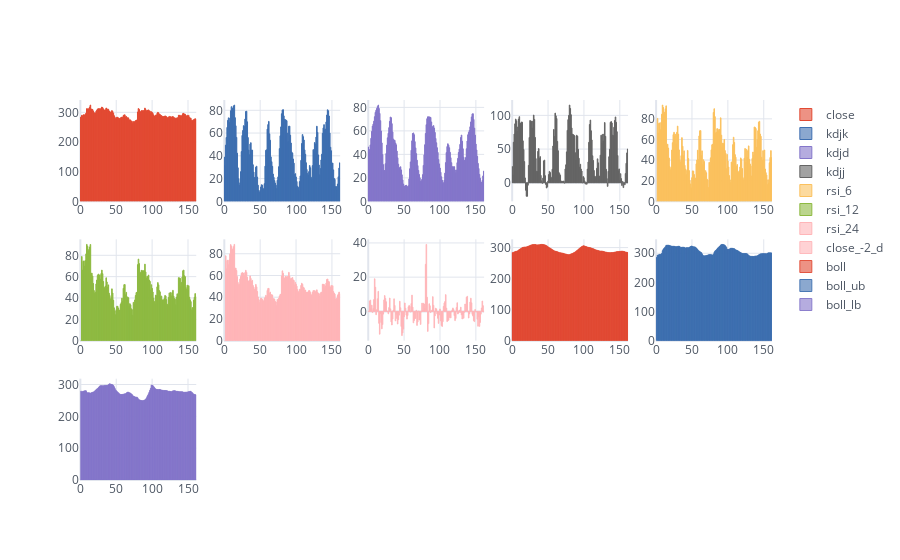

This figure's notebook cell:
### Code cell
import cufflinks
sdf.iplot(kind="bar", subplots=True, shape=(3,5), theme = "white", colorscale="ggplot",labels = True)

### Figure 1 — Plotly figure (JSON) as saved in the notebook; plotly's stock layout.template omitted (floating-point values rounded to 4 significant figures; data arrays with more than 128 entries replaced by an {"elided": "..."} marker saying what was removed)
{"data": [{"marker": {"color": "rgba(226, 74, 51, 0.6)", "line": {"color": "rgba(226, 74, 51, 1.0)", "width": 1}}, "name": "close", "orientation": "v", "text": "", "type": "bar", "x": {"elided": "162 int values"}, "xaxis": "x", "y": {"elided": "162 float values"}, "yaxis": "y"}, {"marker": {"color": "rgba(62, 111, 176, 0.6)", "line": {"color": "rgba(62, 111, 176, 1.0)", "width": 1}}, "name": "kdjk", "orientation": "v", "text": "", "type": "bar", "x": {"elided": "162 int values"}, "xaxis": "x2", "y": {"elided": "162 float values"}, "yaxis": "y2"}, {"marker": {"color": "rgba(132, 118, 202, 0.6)", "line": {"color": "rgba(132, 118, 202, 1.0)", "width": 1}}, "name": "kdjd", "orientation": "v", "text": "", "type": "bar", "x": {"elided": "162 int values"}, "xaxis": "x3", "y": {"elided": "162 float values"}, "yaxis": "y3"}, {"marker": {"color": "rgba(101, 101, 101, 0.6)", "line": {"color": "rgba(101, 101, 101, 1.0)", "width": 1}}, "name": "kdjj", "orientation": "v", "text": "", "type": "bar", "x": {"elided": "162 int values"}, "xaxis": "x4", "y": {"elided": "162 float values"}, "yaxis": "y4"}, {"marker": {"color": "rgba(251, 193, 94, 0.6)", "line": {"color": "rgba(251, 193, 94, 1.0)", "width": 1}}, "name": "rsi_6", "orientation": "v", "text": "", "type": "bar", "x": {"elided": "162 int values"}, "xaxis": "x5", "y": {"elided": "162 mixed values"}, "yaxis": "y5"}, {"marker": {"color": "rgba(142, 186, 66, 0.6)", "line": {"color": "rgba(142, 186, 66, 1.0)", "width": 1}}, "name": "rsi_12", "orientation": "v", "text": "", "type": "bar", "x": {"elided": "162 int values"}, "xaxis": "x6", "y": {"elided": "162 mixed values"}, "yaxis": "y6"}, {"marker": {"color": "rgba(255, 181, 184, 0.6)", "line": {"color": "rgba(255, 181, 184, 1.0)", "width": 1}}, "name": "rsi_24", "orientation": "v", "text": "", "type": "bar", "x": {"elided": "162 int values"}, "xaxis": "x7", "y": {"elided": "162 mixed values"}, "yaxis": "y7"}, {"marker": {"color": "rgba(255, 181, 184, 0.6)", "line": {"color": "rgba(255, 181, 184, 0.8999999999999999)", "width": 1}}, "name": "close_-2_d", "orientation": "v", "text": "", "type": "bar", "x": {"elided": "162 int values"}, "xaxis": "x8", "y": {"elided": "162 float values"}, "yaxis": "y8"}, {"marker": {"color": "rgba(226, 74, 51, 0.6)", "line": {"color": "rgba(226, 74, 51, 0.8999999999999999)", "width": 1}}, "name": "boll", "orientation": "v", "text": "", "type": "bar", "x": {"elided": "162 int values"}, "xaxis": "x9", "y": {"elided": "162 float values"}, "yaxis": "y9"}, {"marker": {"color": "rgba(62, 111, 176, 0.6)", "line": {"color": "rgba(62, 111, 176, 0.8999999999999999)", "width": 1}}, "name": "boll_ub", "orientation": "v", "text": "", "type": "bar", "x": {"elided": "162 int values"}, "xaxis": "x10", "y": {"elided": "162 mixed values"}, "yaxis": "y10"}, {"marker": {"color": "rgba(132, 118, 202, 0.6)", "line": {"color": "rgba(132, 118, 202, 0.8999999999999999)", "width": 1}}, "name": "boll_lb", "orientation": "v", "text": "", "type": "bar", "x": {"elided": "162 int values"}, "xaxis": "x11", "y": {"elided": "162 mixed values"}, "yaxis": "y11"}], "layout": {"legend": {"bgcolor": "#FFFFFF", "font": {"color": "#4D5663"}}, "paper_bgcolor": "#FFFFFF", "plot_bgcolor": "#FFFFFF", "title": {"font": {"color": "#4D5663"}}, "xaxis": {"anchor": "y", "domain": [0, 0.168], "gridcolor": "#E1E5ED", "showgrid": true, "tickfont": {"color": "#4D5663"}, "title": {"font": {"color": "#4D5663"}, "text": ""}, "zerolinecolor": "#E1E5ED"}, "xaxis10": {"anchor": "y10", "domain": [0.832, 1], "gridcolor": "#E1E5ED", "showgrid": true, "tickfont": {"color": "#4D5663"}, "title": {"font": {"color": "#4D5663"}, "text": ""}, "zerolinecolor": "#E1E5ED"}, "xaxis11": {"anchor": "y11", "domain": [0, 0.168], "gridcolor": "#E1E5ED", "showgrid": true, "tickfont": {"color": "#4D5663"}, "title": {"font": {"color": "#4D5663"}, "text": ""}, "zerolinecolor": "#E1E5ED"}, "xaxis12": {"anchor": "y12", "domain": [0.208, 0.376], "gridcolor": "#E1E5ED", "showgrid": true, "tickfont": {"color": "#4D5663"}, "title": {"font": {"color": "#4D5663"}, "text": ""}, "zerolinecolor": "#E1E5ED"}, "xaxis13": {"anchor": "y13", "domain": [0.416, 0.584], "gridcolor": "#E1E5ED", "showgrid": true, "tickfont": {"color": "#4D5663"}, "title": {"font": {"color": "#4D5663"}, "text": ""}, "zerolinecolor": "#E1E5ED"}, "xaxis14": {"anchor": "y14", "domain": [0.624, 0.792], "gridcolor": "#E1E5ED", "showgrid": true, "tickfont": {"color": "#4D5663"}, "title": {"font": {"color": "#4D5663"}, "text": ""}, "zerolinecolor": "#E1E5ED"}, "xaxis15": {"anchor": "y15", "domain": [0.832, 1], "gridcolor": "#E1E5ED", "showgrid": true, "tickfont": {"color": "#4D5663"}, "title": {"font": {"color": "#4D5663"}, "text": ""}, "zerolinecolor": "#E1E5ED"}, "xaxis2": {"anchor": "y2", "domain": [0.208, 0.376], "gridcolor": "#E1E5ED", "showgrid": true, "tickfont": {"color": "#4D5663"}, "title": {"font": {"color": "#4D5663"}, "text": ""}, "zerolinecolor": "#E1E5ED"}, "xaxis3": {"anchor": "y3", "domain": [0.416, 0.584], "gridcolor": "#E1E5ED", "showgrid": true, "tickfont": {"color": "#4D5663"}, "title": {"font": {"color": "#4D5663"}, "text": ""}, "zerolinecolor": "#E1E5ED"}, "xaxis4": {"anchor": "y4", "domain": [0.624, 0.792], "gridcolor": "#E1E5ED", "showgrid": true, "tickfont": {"color": "#4D5663"}, "title": {"font": {"color": "#4D5663"}, "text": ""}, "zerolinecolor": "#E1E5ED"}, "xaxis5": {"anchor": "y5", "domain": [0.832, 1], "gridcolor": "#E1E5ED", "showgrid": true, "tickfont": {"color": "#4D5663"}, "title": {"font": {"color": "#4D5663"}, "text": ""}, "zerolinecolor": "#E1E5ED"}, "xaxis6": {"anchor": "y6", "domain": [0, 0.168], "gridcolor": "#E1E5ED", "showgrid": true, "tickfont": {"color": "#4D5663"}, "title": {"font": {"color": "#4D5663"}, "text": ""}, "zerolinecolor": "#E1E5ED"}, "xaxis7": {"anchor": "y7", "domain": [0.208, 0.376], "gridcolor": "#E1E5ED", "showgrid": true, "tickfont": {"color": "#4D5663"}, "title": {"font": {"color": "#4D5663"}, "text": ""}, "zerolinecolor": "#E1E5ED"}, "xaxis8": {"anchor": "y8", "domain": [0.416, 0.584], "gridcolor": "#E1E5ED", "showgrid": true, "tickfont": {"color": "#4D5663"}, "title": {"font": {"color": "#4D5663"}, "text": ""}, "zerolinecolor": "#E1E5ED"}, "xaxis9": {"anchor": "y9", "domain": [0.624, 0.792], "gridcolor": "#E1E5ED", "showgrid": true, "tickfont": {"color": "#4D5663"}, "title": {"font": {"color": "#4D5663"}, "text": ""}, "zerolinecolor": "#E1E5ED"}, "yaxis": {"anchor": "x", "domain": [0.7333, 1], "gridcolor": "#E1E5ED", "showgrid": true, "tickfont": {"color": "#4D5663"}, "title": {"font": {"color": "#4D5663"}, "text": ""}, "zerolinecolor": "#E1E5ED"}, "yaxis10": {"anchor": "x10", "domain": [0.3667, 0.6333], "gridcolor": "#E1E5ED", "showgrid": true, "tickfont": {"color": "#4D5663"}, "title": {"font": {"color": "#4D5663"}, "text": ""}, "zerolinecolor": "#E1E5ED"}, "yaxis11": {"anchor": "x11", "domain": [0, 0.2667], "gridcolor": "#E1E5ED", "showgrid": true, "tickfont": {"color": "#4D5663"}, "title": {"font": {"color": "#4D5663"}, "text": ""}, "zerolinecolor": "#E1E5ED"}, "yaxis12": {"anchor": "x12", "domain": [0, 0.2667], "gridcolor": "#E1E5ED", "showgrid": true, "tickfont": {"color": "#4D5663"}, "title": {"font": {"color": "#4D5663"}, "text": ""}, "zerolinecolor": "#E1E5ED"}, "yaxis13": {"anchor": "x13", "domain": [0, 0.2667], "gridcolor": "#E1E5ED", "showgrid": true, "tickfont": {"color": "#4D5663"}, "title": {"font": {"color": "#4D5663"}, "text": ""}, "zerolinecolor": "#E1E5ED"}, "yaxis14": {"anchor": "x14", "domain": [0, 0.2667], "gridcolor": "#E1E5ED", "showgrid": true, "tickfont": {"color": "#4D5663"}, "title": {"font": {"color": "#4D5663"}, "text": ""}, "zerolinecolor": "#E1E5ED"}, "yaxis15": {"anchor": "x15", "domain": [0, 0.2667], "gridcolor": "#E1E5ED", "showgrid": true, "tickfont": {"color": "#4D5663"}, "title": {"font": {"color": "#4D5663"}, "text": ""}, "zerolinecolor": "#E1E5ED"}, "yaxis2": {"anchor": "x2", "domain": [0.7333, 1], "gridcolor": "#E1E5ED", "showgrid": true, "tickfont": {"color": "#4D5663"}, "title": {"font": {"color": "#4D5663"}, "text": ""}, "zerolinecolor": "#E1E5ED"}, "yaxis3": {"anchor": "x3", "domain": [0.7333, 1], "gridcolor": "#E1E5ED", "showgrid": true, "tickfont": {"color": "#4D5663"}, "title": {"font": {"color": "#4D5663"}, "text": ""}, "zerolinecolor": "#E1E5ED"}, "yaxis4": {"anchor": "x4", "domain": [0.7333, 1], "gridcolor": "#E1E5ED", "showgrid": true, "tickfont": {"color": "#4D5663"}, "title": {"font": {"color": "#4D5663"}, "text": ""}, "zerolinecolor": "#E1E5ED"}, "yaxis5": {"anchor": "x5", "domain": [0.7333, 1], "gridcolor": "#E1E5ED", "showgrid": true, "tickfont": {"color": "#4D5663"}, "title": {"font": {"color": "#4D5663"}, "text": ""}, "zerolinecolor": "#E1E5ED"}, "yaxis6": {"anchor": "x6", "domain": [0.3667, 0.6333], "gridcolor": "#E1E5ED", "showgrid": true, "tickfont": {"color": "#4D5663"}, "title": {"font": {"color": "#4D5663"}, "text": ""}, "zerolinecolor": "#E1E5ED"}, "yaxis7": {"anchor": "x7", "domain": [0.3667, 0.6333], "gridcolor": "#E1E5ED", "showgrid": true, "tickfont": {"color": "#4D5663"}, "title": {"font": {"color": "#4D5663"}, "text": ""}, "zerolinecolor": "#E1E5ED"}, "yaxis8": {"anchor": "x8", "domain": [0.3667, 0.6333], "gridcolor": "#E1E5ED", "showgrid": true, "tickfont": {"color": "#4D5663"}, "title": {"font": {"color": "#4D5663"}, "text": ""}, "zerolinecolor": "#E1E5ED"}, "yaxis9": {"anchor": "x9", "domain": [0.3667, 0.6333], "gridcolor": "#E1E5ED", "showgrid": true, "tickfont": {"color": "#4D5663"}, "title": {"font": {"color": "#4D5663"}, "text": ""}, "zerolinecolor": "#E1E5ED"}}}
